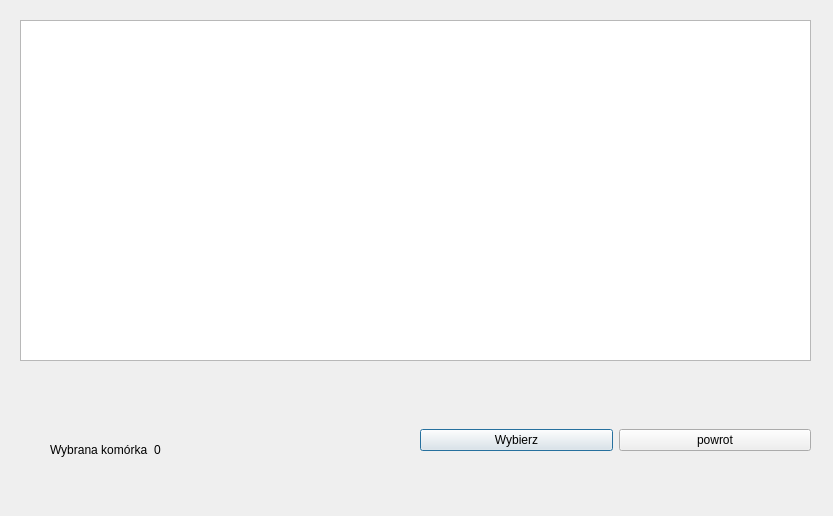
<?xml version="1.0" encoding="UTF-8"?>
<ui version="4.0">
 <class>Dialog</class>
 <widget class="QDialog" name="Dialog">
  <property name="geometry">
   <rect>
    <x>0</x>
    <y>0</y>
    <width>833</width>
    <height>516</height>
   </rect>
  </property>
  <property name="windowTitle">
   <string>Tables </string>
  </property>
  <widget class="QWidget" name="gridLayoutWidget">
   <property name="geometry">
    <rect>
     <x>10</x>
     <y>20</y>
     <width>811</width>
     <height>341</height>
    </rect>
   </property>
   <layout class="QGridLayout" name="gridLayout">
    <property name="sizeConstraint">
     <enum>QLayout::SetNoConstraint</enum>
    </property>
    <property name="leftMargin">
     <number>10</number>
    </property>
    <property name="rightMargin">
     <number>10</number>
    </property>
    <item row="0" column="0">
     <widget class="QTableWidget" name="dbTables">
      <property name="enabled">
       <bool>true</bool>
      </property>
     </widget>
    </item>
   </layout>
  </widget>
  <widget class="QWidget" name="gridLayoutWidget_2">
   <property name="geometry">
    <rect>
     <x>420</x>
     <y>400</y>
     <width>391</width>
     <height>80</height>
    </rect>
   </property>
   <layout class="QGridLayout" name="gridLayout_2">
    <item row="0" column="0">
     <widget class="QPushButton" name="okButton">
      <property name="text">
       <string>Wybierz</string>
      </property>
     </widget>
    </item>
    <item row="0" column="1">
     <widget class="QPushButton" name="cancelButton">
      <property name="text">
       <string>powrot</string>
      </property>
     </widget>
    </item>
   </layout>
  </widget>
  <widget class="QWidget" name="gridLayoutWidget_3">
   <property name="geometry">
    <rect>
     <x>50</x>
     <y>410</y>
     <width>160</width>
     <height>80</height>
    </rect>
   </property>
   <layout class="QGridLayout" name="gridLayout_3">
    <item row="0" column="0">
     <widget class="QLabel" name="label">
      <property name="text">
       <string>Wybrana komórka</string>
      </property>
     </widget>
    </item>
    <item row="0" column="1">
     <widget class="QLabel" name="chosedValue">
      <property name="text">
       <string>0</string>
      </property>
     </widget>
    </item>
   </layout>
  </widget>
 </widget>
 <resources/>
 <connections/>
</ui>
